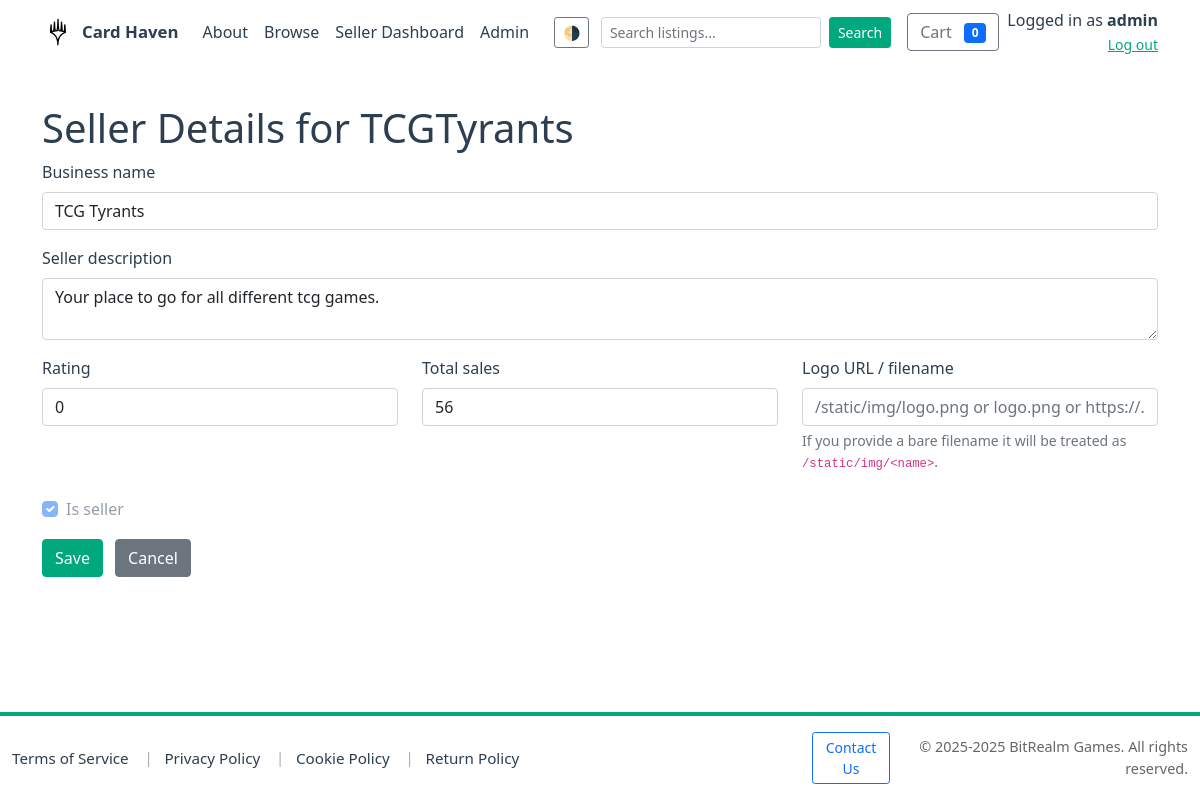
/admin/users/11/seller (signed in), run on an earlier commit of the app's database.
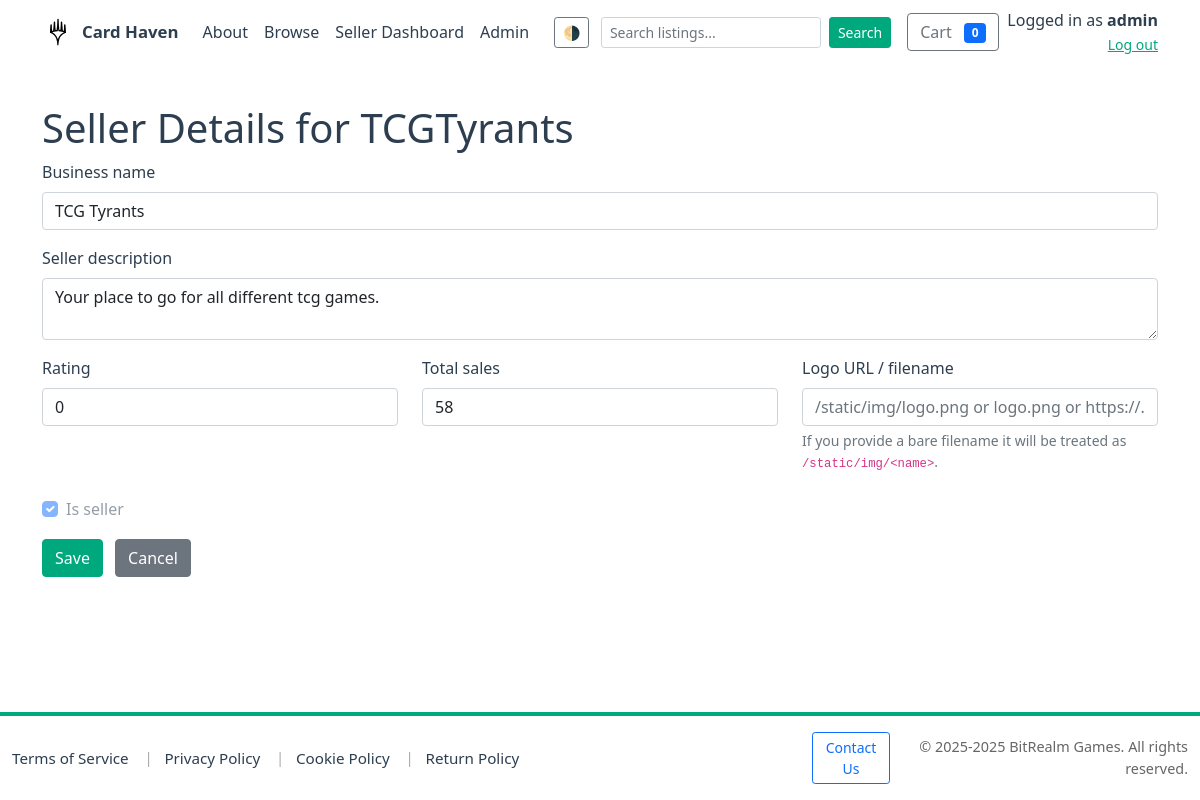
And on a later commit of the database.
### models.py (models this page shows, shortened)
class User(db.Model):
    __tablename__ = 'users'
    id = db.Column(db.Integer, primary_key=True)
    username = db.Column(db.String(150), unique=True, nullable=False)
    email = db.Column(db.String(255), unique=True, nullable=False)
    password_hash = db.Column(db.String(255), nullable=False)
    is_admin = db.Column(db.Boolean, default=False)
    is_seller = db.Column(db.Boolean, default=False)
    business_name = db.Column(db.String(255))
    seller_description = db.Column(db.Text)
    rating = db.Column(db.Float, default=0.0)
    total_sales = db.Column(db.Integer, default=0)
    logo_url = db.Column(db.String(512))
    created_at = db.Column(db.DateTime, default=datetime.utcnow)
    products = db.relationship('Product', back_populates='seller', lazy='dynamic')
    orders = db.relationship('Order', back_populates='buyer', lazy='dynamic')

### app.py (the view, shortened to what this page needs)
@app.route('/admin/users/<int:user_id>/seller', methods=['GET', 'POST'])
@admin_required
def admin_edit_seller(user_id):
    conn = get_db_connection()
    cur = conn.cursor()
    cur.execute("SELECT id, username, business_name, seller_description, rating, total_sales, is_seller, logo_url FROM users WHERE id = ?", (user_id,))
    u = cur.fetchone()
    if not u:
        conn.close()
        flash("User not found.")
        return redirect(url_for('admin_users'))
    conn.close()
    return render_template('admin/seller_form.html', user=u)

### app.py (called while the page is built)
def get_db_connection(path=DB_PATH):
    conn = sqlite3.connect(path)
    conn.row_factory = sqlite3.Row
    conn.execute("PRAGMA foreign_keys = ON;")
    try:
        cur = conn.cursor()
        cur.execute("PRAGMA table_info(products)")
        cols = [r['name'] for r in cur.fetchall()]
        if 'is_active' not in cols:
            try:
                cur.execute("ALTER TABLE products ADD COLUMN is_active INTEGER NOT NULL DEFAULT 1")
                conn.commit()
            except Exception:
                pass
    except Exception:
        pass
    return conn

@app.after_request
def set_security_headers(response):
    response.headers.setdefault('X-Frame-Options', 'SAMEORIGIN')
    response.headers.setdefault('X-Content-Type-Options', 'nosniff')
    response.headers.setdefault('Referrer-Policy', 'no-referrer-when-downgrade')
    if 'SSL_ENABLED' in globals() and SSL_ENABLED:
        response.headers.setdefault('Strict-Transport-Security', 'max-age=63072000; includeSubDomains; preload')
    return response

### templates/admin/seller_form.html (shortened to what this page needs)
<!doctype html>
<html lang="en">
<head>
  {% include 'head_includes.html' %}
</head>
<body>
  {% include 'navbar.html' %}
  <div class="container my-4">
    <h1>Seller Details for {{ user['username'] }}</h1>
    <form method="post">
      <div class="mb-3">
        <label class="form-label">Business name</label>
        <input name="business_name" class="form-control" value="{{ user['business_name'] or '' }}">
      </div>
      <div class="mb-3">
        <label class="form-label">Seller description</label>
        <textarea name="seller_description" class="form-control">{{ user['seller_description'] or '' }}</textarea>
      </div>
      <div class="row">
        <div class="col-md-4 mb-3">
          <label class="form-label">Rating</label>
          <input name="rating" class="form-control" value="{{ user['rating'] or 0 }}">
        </div>
        <div class="col-md-4 mb-3">
          <label class="form-label">Total sales</label>
          <input name="total_sales" class="form-control" value="{{ user['total_sales'] or 0 }}">
        </div>
        <div class="col-md-4 mb-3">
          <label class="form-label">Logo URL / filename</label>
          <input name="logo_url" class="form-control" value="{{ user['logo_url'] or '' }}" placeholder="/static/img/logo.png or logo.png or https://...">
          <div class="form-text">If you provide a bare filename it will be treated as <code>/static/img/&lt;name&gt;</code>.</div>
        </div>
        <div class="col-md-4 mb-3 align-self-end">
          <div class="form-check mt-2">
            <input class="form-check-input" type="checkbox" id="is_seller" name="is_seller" {% if user['is_seller'] %}checked{% endif %} disabled>
            <label class="form-check-label" for="is_seller">Is seller</label>
          </div>
        </div>
      </div>
      <button class="btn btn-primary">Save</button>
      <a href="{{ url_for('admin_users') }}" class="btn btn-secondary ms-2">Cancel</a>
    </form>
  </div>
  {% include 'footer.html' %}
</body>
</html>

What changed in the data, as far as the page shows it:
changed User "TCGTyrants": total_sales "56" → "58"
